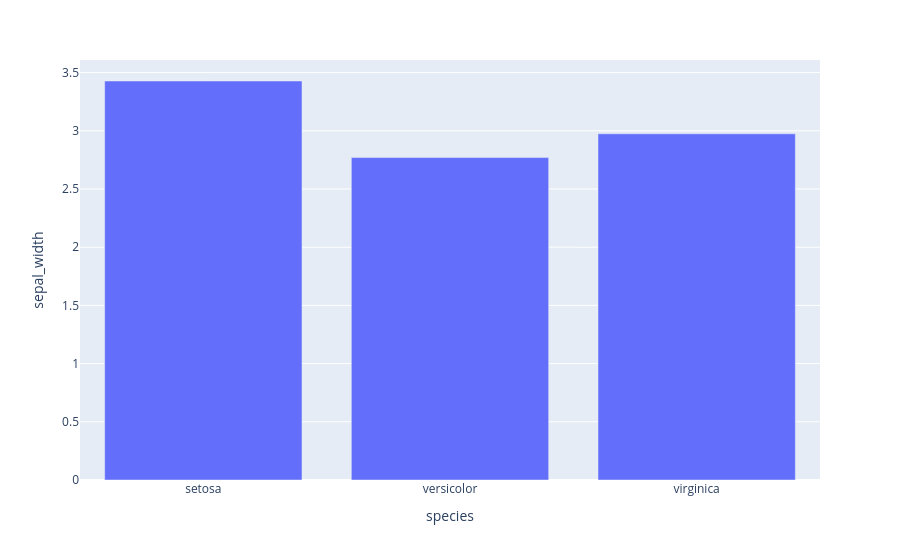

The cell this chart's notebook holds for it:
### Code cell
# group values based on means
df_bar = df.groupby(['species']).mean().reset_index()

fig3 = px.bar(df_bar, x='species', y='sepal_width')
fig3.show()
# save the plot
fig3.write_image('fig3.png',scale=3)

### Figure 1 — Plotly figure (JSON) as saved in the notebook; plotly's stock layout.template omitted (floating-point values rounded to 4 significant figures)
{"data": [{"hovertemplate": "species=%{x}<br>sepal_width=%{y}<extra></extra>", "legendgroup": "", "marker": {"color": "#636efa", "pattern": {"shape": ""}}, "name": "", "orientation": "v", "showlegend": false, "textposition": "auto", "type": "bar", "x": ["setosa", "versicolor", "virginica"], "xaxis": "x", "y": [3.428, 2.77, 2.974], "yaxis": "y"}], "layout": {"barmode": "relative", "legend": {"tracegroupgap": 0}, "margin": {"t": 60}, "xaxis": {"anchor": "y", "domain": [0, 1], "title": {"text": "species"}}, "yaxis": {"anchor": "x", "domain": [0, 1], "title": {"text": "sepal_width"}}}}
